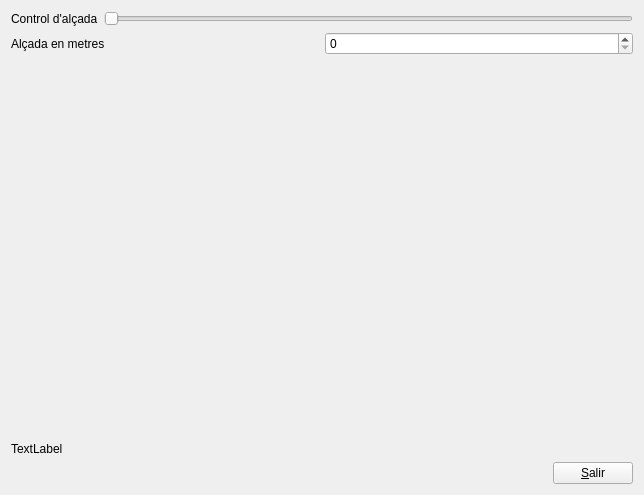
<?xml version="1.0" encoding="UTF-8"?>
<ui version="4.0">
 <class>Form</class>
 <widget class="QWidget" name="Form">
  <property name="geometry">
   <rect>
    <x>0</x>
    <y>0</y>
    <width>644</width>
    <height>495</height>
   </rect>
  </property>
  <property name="windowTitle">
   <string>QT</string>
  </property>
  <layout class="QVBoxLayout" name="verticalLayout">
   <item>
    <layout class="QHBoxLayout" name="horizontalLayout">
     <item>
      <widget class="QLabel" name="label_2">
       <property name="text">
        <string>Control d'alçada</string>
       </property>
      </widget>
     </item>
     <item>
      <widget class="QSlider" name="horizontalSlider">
       <property name="maximum">
        <number>99</number>
       </property>
       <property name="orientation">
        <enum>Qt::Horizontal</enum>
       </property>
      </widget>
     </item>
    </layout>
   </item>
   <item>
    <layout class="QHBoxLayout" name="horizontalLayout_2">
     <item>
      <widget class="QLabel" name="label">
       <property name="text">
        <string>Alçada en metres</string>
       </property>
      </widget>
     </item>
     <item>
      <widget class="QSpinBox" name="spinBox"/>
     </item>
    </layout>
   </item>
   <item>
    <spacer name="verticalSpacer">
     <property name="orientation">
      <enum>Qt::Vertical</enum>
     </property>
     <property name="sizeHint" stdset="0">
      <size>
       <width>20</width>
       <height>382</height>
      </size>
     </property>
    </spacer>
   </item>
   <item>
    <widget class="MyLabel" name="label_3">
     <property name="text">
      <string>TextLabel</string>
     </property>
    </widget>
   </item>
   <item>
    <layout class="QHBoxLayout" name="horizontalLayout_3">
     <item>
      <spacer name="horizontalSpacer">
       <property name="orientation">
        <enum>Qt::Horizontal</enum>
       </property>
       <property name="sizeHint" stdset="0">
        <size>
         <width>98</width>
         <height>20</height>
        </size>
       </property>
      </spacer>
     </item>
     <item>
      <widget class="QPushButton" name="pushButton">
       <property name="text">
        <string>&amp;Salir</string>
       </property>
      </widget>
     </item>
    </layout>
   </item>
  </layout>
  <zorder>horizontalSlider</zorder>
  <zorder>spinBox</zorder>
  <zorder>label</zorder>
  <zorder>label_2</zorder>
  <zorder>pushButton</zorder>
  <zorder>label</zorder>
  <zorder>horizontalSpacer</zorder>
  <zorder>verticalSpacer</zorder>
  <zorder>label_3</zorder>
 </widget>
 <customwidgets>
  <customwidget>
   <class>MyLabel</class>
   <extends>QLabel</extends>
   <header>MyLabel.h</header>
   <slots>
    <signal>signal1(QString)</signal>
   </slots>
  </customwidget>
 </customwidgets>
 <resources/>
 <connections>
  <connection>
   <sender>horizontalSlider</sender>
   <signal>valueChanged(int)</signal>
   <receiver>spinBox</receiver>
   <slot>setValue(int)</slot>
   <hints>
    <hint type="sourcelabel">
     <x>169</x>
     <y>20</y>
    </hint>
    <hint type="destinationlabel">
     <x>152</x>
     <y>38</y>
    </hint>
   </hints>
  </connection>
  <connection>
   <sender>spinBox</sender>
   <signal>valueChanged(int)</signal>
   <receiver>horizontalSlider</receiver>
   <slot>setValue(int)</slot>
   <hints>
    <hint type="sourcelabel">
     <x>160</x>
     <y>36</y>
    </hint>
    <hint type="destinationlabel">
     <x>184</x>
     <y>24</y>
    </hint>
   </hints>
  </connection>
  <connection>
   <sender>pushButton</sender>
   <signal>clicked()</signal>
   <receiver>Form</receiver>
   <slot>close()</slot>
   <hints>
    <hint type="sourcelabel">
     <x>122</x>
     <y>479</y>
    </hint>
    <hint type="destinationlabel">
     <x>314</x>
     <y>441</y>
    </hint>
   </hints>
  </connection>
  <connection>
   <sender>label_3</sender>
   <signal>signal1(QString)</signal>
   <receiver>Form</receiver>
   <slot>setStyleSheet(QString)</slot>
   <hints>
    <hint type="sourcelabel">
     <x>521</x>
     <y>170</y>
    </hint>
    <hint type="destinationlabel">
     <x>525</x>
     <y>132</y>
    </hint>
   </hints>
  </connection>
 </connections>
</ui>
